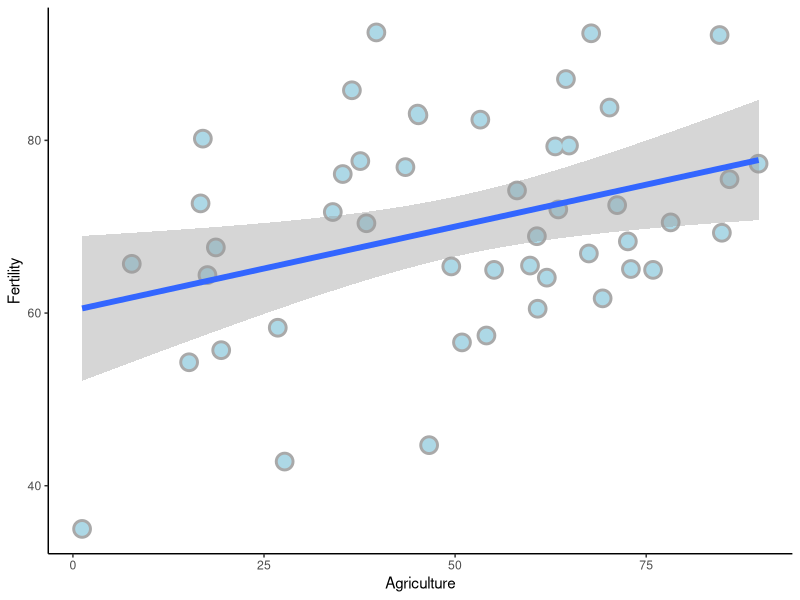
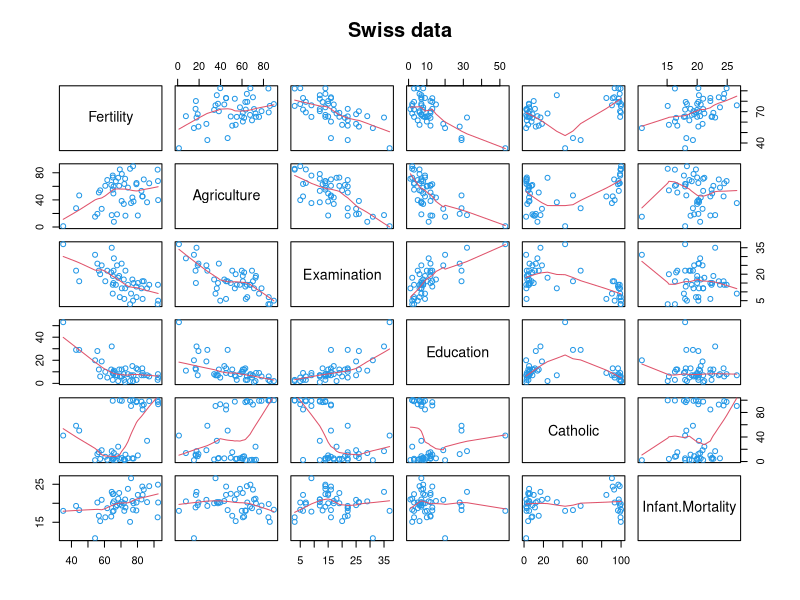
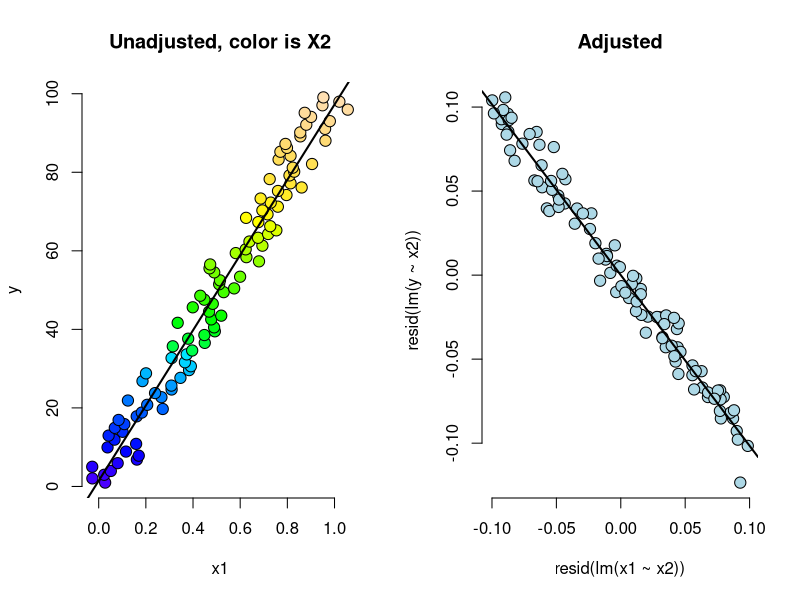
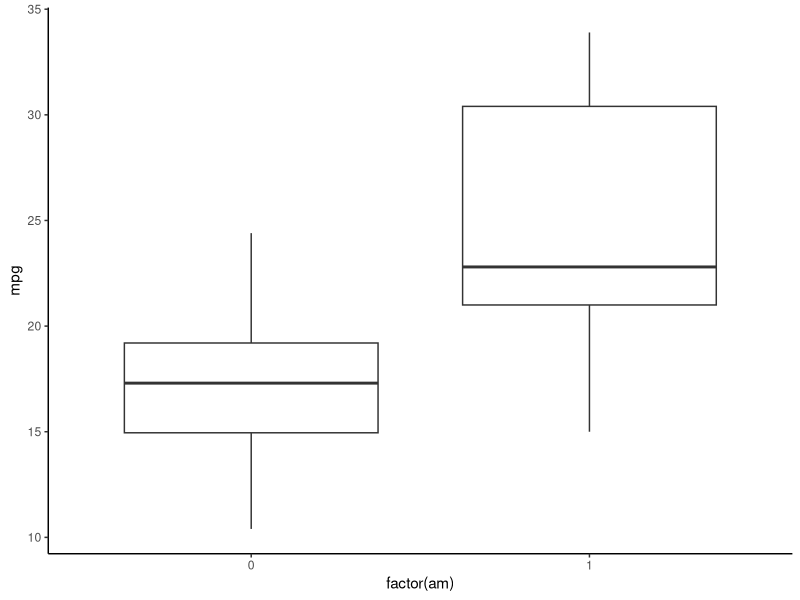
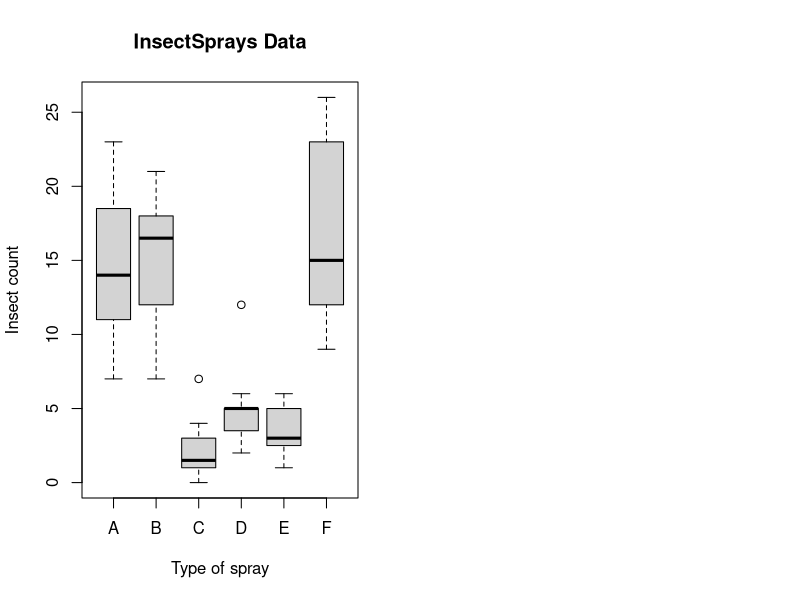

These figures' R source, in order:
## ---- chunk 1
library(ggplot2)
f <- ggplot(swiss, aes(Agriculture, Fertility))
f <- f + geom_point(size = 6, col = "darkgrey")
f <- f + geom_point(size = 4, col = "lightblue")
f <- f + stat_smooth(method = "lm", lwd = 2)
f <- f + theme_classic()
f
## ---- chunk 2
lma <- lm(Fertility ~ Agriculture, swiss)
summary(lma)
## ---- chunk 3
lmb <- lm(Fertility ~ ., swiss)
summary(lmb)
## ---- chunk 4
pairs(swiss, panel = panel.smooth, main = "Swiss data", col = 4)
## ---- chunk 5
n <- 100; x2 <- 1 : n; x1 <- .01 * x2 + runif(n, -.1, .1); y = -x1 + x2 + rnorm(n, sd = .01)
summary(lm(y ~ x1))$coef
summary(lm(y ~ x1 + x2))$coef
## ---- chunk 6
par(mfrow = c(1, 2))
plot(x1, y, pch=21,col="black",bg=topo.colors(n)[x2], frame = FALSE, cex = 1.5)
title('Unadjusted, color is X2')
abline(lm(y ~ x1), lwd = 2)
plot(resid(lm(x1 ~ x2)), resid(lm(y ~ x2)), pch = 21, col = "black", bg = "lightblue", frame = FALSE, cex = 1.5)
title('Adjusted')
abline(0, coef(lm(y ~ x1 + x2))[2], lwd = 2)
## ---- chunk 7
aggregate(mpg ~ am, mtcars, mean)
ggplot(mtcars, aes(factor(am), mpg)) + geom_boxplot() + theme_classic()
## ---- chunk 8
fit <- lm(mpg ~ am, mtcars)
summary(fit)
## ---- chunk 9
require(datasets);data(InsectSprays)
boxplot(count ~ spray, data = InsectSprays,
        xlab = "Type of spray", ylab = "Insect count",
        main = "InsectSprays Data", varwidth = TRUE, col = "lightgray")
## ---- chunk 10
summary(lm(count ~ spray, data = InsectSprays))$coef
## ---- chunk 11
summary(lm(count ~ 
             I(1 * (spray == 'B')) + I(1 * (spray == 'C')) + 
             I(1 * (spray == 'D')) + I(1 * (spray == 'E')) +
             I(1 * (spray == 'F'))
           , data = InsectSprays))$coef
## ---- chunk 12
spray2 <- relevel(InsectSprays$spray, "C")
summary(lm(count ~ spray2, data = InsectSprays))$coef
